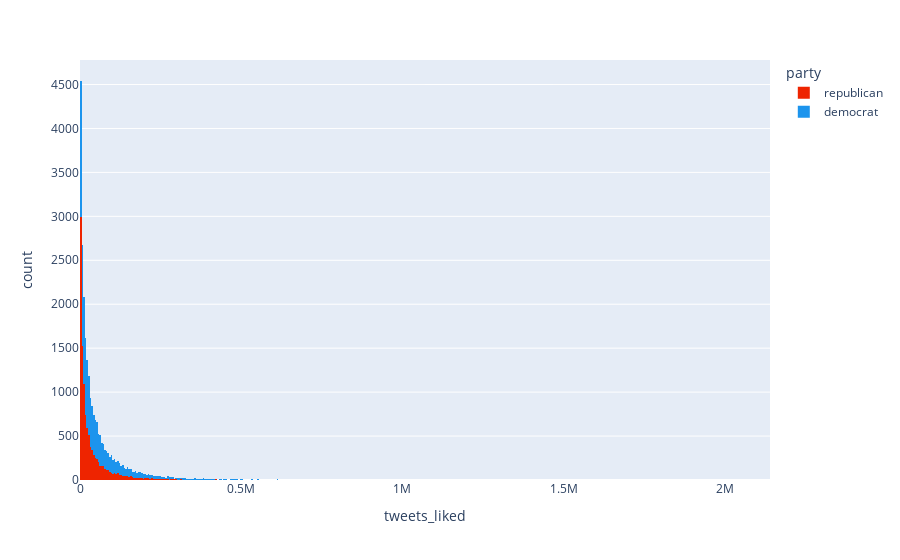

Here is the notebook cell this chart was saved with:
### Markdown cell above
### User Activity

Here we use the number of liked tweets to evaluate the user's activity in the social network

### Code cell
px.histogram(rd_users, x='tweets_liked', color='party', color_discrete_map=color_scheme)

### Figure 1 — Plotly figure (JSON) as saved in the notebook; plotly's stock layout.template omitted (floating-point values rounded to 4 significant figures; data arrays with more than 128 entries replaced by an {"elided": "..."} marker saying what was removed)
{"data": [{"alignmentgroup": "True", "bingroup": "x", "hovertemplate": "party=republican<br>tweets_liked=%{x}<br>count=%{y}<extra></extra>", "legendgroup": "republican", "marker": {"color": "#ee2400", "pattern": {"shape": ""}}, "name": "republican", "offsetgroup": "republican", "orientation": "v", "showlegend": true, "type": "histogram", "x": {"elided": "11374 int values"}, "xaxis": "x", "yaxis": "y"}, {"alignmentgroup": "True", "bingroup": "x", "hovertemplate": "party=democrat<br>tweets_liked=%{x}<br>count=%{y}<extra></extra>", "legendgroup": "democrat", "marker": {"color": "#1c94ed", "pattern": {"shape": ""}}, "name": "democrat", "offsetgroup": "democrat", "orientation": "v", "showlegend": true, "type": "histogram", "x": {"elided": "13612 int values"}, "xaxis": "x", "yaxis": "y"}], "layout": {"barmode": "relative", "legend": {"title": {"text": "party"}, "tracegroupgap": 0}, "margin": {"t": 60}, "xaxis": {"anchor": "y", "domain": [0, 1], "title": {"text": "tweets_liked"}}, "yaxis": {"anchor": "x", "domain": [0, 1], "title": {"text": "count"}}}}
